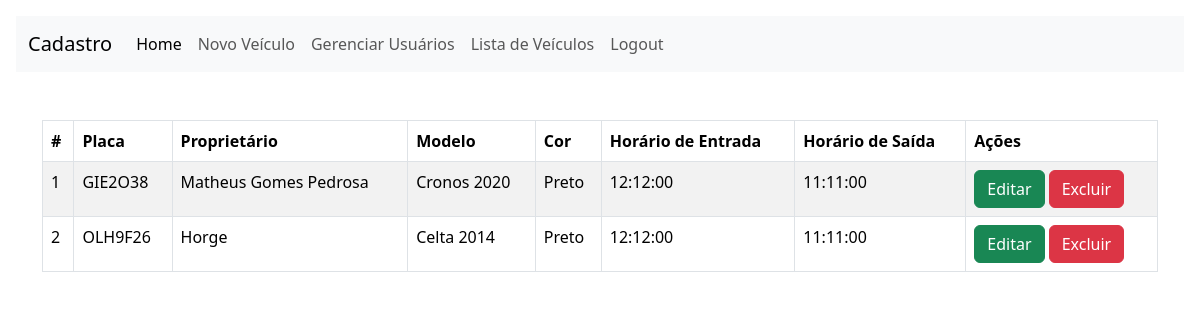
Page /index.php?page=listar (signed in) on the committed database.
### tables this page shows
CREATE TABLE `veiculo` (
  `id` int(11) NOT NULL,
  `placa` varchar(8) NOT NULL,
  `proprietario` varchar(100) NOT NULL,
  `modelo` varchar(100) NOT NULL,
  `cor` varchar(50) NOT NULL,
  `horario_entrada` time NOT NULL,
  `horario_saida` time NOT NULL
);

### listar-usuario.php (the view, shortened to what this page needs)
<?php
include("config.php");
$is_admin = isset($_SESSION['role']) && $_SESSION['role'] === 'admin';
$sql = "SELECT * FROM veiculo";
$res = $conn->query($sql);
$qdt = $res->num_rows;
if ($qdt > 0) {
    echo "<table class='table table-hover table-striped table-bordered'>";
    echo "<thead>";
    echo "<tr>";
    echo "<th>#</th>";
    echo "<th>Placa</th>";
    echo "<th>Proprietário</th>";
    echo "<th>Modelo</th>";
    echo "<th>Cor</th>";
    echo "<th>Horário de Entrada</th>";
    echo "<th>Horário de Saída</th>";
    if ($is_admin) {
        echo "<th>Ações</th>";
    }
    echo "</tr>";
    echo "</thead>";
    echo "<tbody>";
    while ($wor = $res->fetch_object()) {
        echo "<tr>";
        echo "<td>" . htmlspecialchars($wor->id) . "</td>";
        echo "<td>" . htmlspecialchars($wor->placa) . "</td>";
        echo "<td>" . htmlspecialchars($wor->proprietario) . "</td>";
        echo "<td>" . htmlspecialchars($wor->modelo) . "</td>";
        echo "<td>" . htmlspecialchars($wor->cor) . "</td>";
        echo "<td>" . htmlspecialchars($wor->horario_entrada) . "</td>";
        echo "<td>" . htmlspecialchars($wor->horario_saida) . "</td>";
        if ($is_admin) {
            echo "<td>
                <button onclick=\"location.href='?page=editar&id=" . htmlspecialchars($wor->id) . "'\" class='btn btn-success'>Editar</button>
                <button onclick=\"if(confirm('Tem certeza que deseja excluir?')){location.href='salvar-usuario.php?acao=excluir&id=" . htmlspecialchars($wor->id) . "';}\" class='btn btn-danger'>Excluir</button>
                </td>";
        }
        echo "</tr>";
    }
    echo "</tbody>";
    echo "</table>";
} else {
    echo "<p class='alert alert-danger'>Não encontrou resultados!</p>";
}
?>

### rows in the picture
veiculo: id "1", placa "GIE2O38", proprietario "Matheus Gomes Pedrosa", modelo "Cronos 2020", cor "Preto", horario_entrada "12:12:00", horario_saida "11:11:00"
veiculo: id "2", placa "OLH9F26", proprietario "Horge", modelo "Celta 2014", cor "Preto", horario_entrada "12:12:00", horario_saida "11:11:00"
